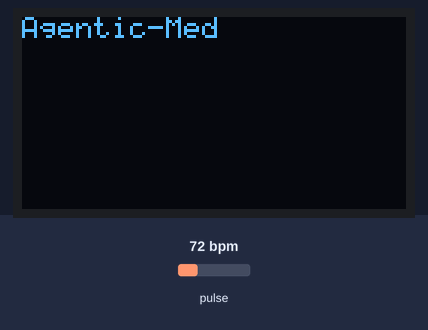
This sketch was run on a simulated Arduino Uno, built with avr-gcc and run on an emulated ATmega328P. Parts: 128×64 one-colour display. Inputs (shaded band) come from the test bench; at power-on: pulse 72 bpm. Random numbers use the default seed unless the sketch sets one; the audio player accepts every command and is not drawn; what the sketch prints to the serial monitor is not drawn.

Above: at 0.1 s.
At 0.6 s:
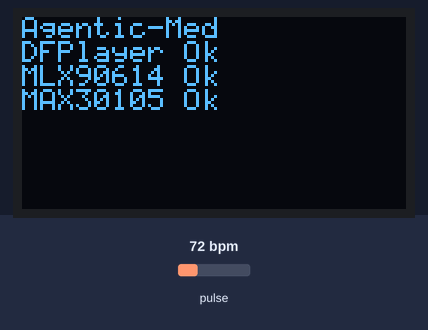
At 2.9 s:
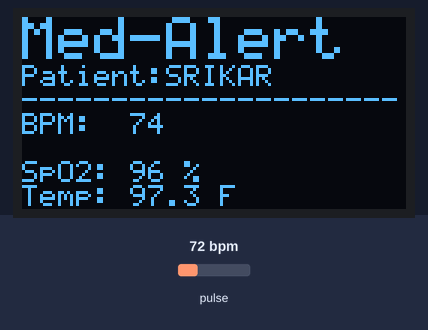
At 11.0 s:
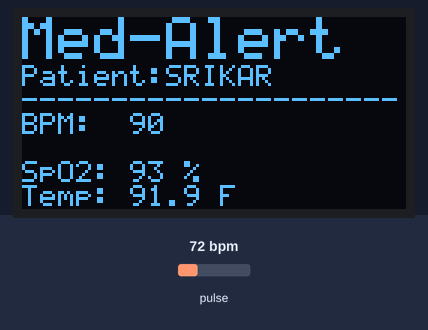
At 20.1 s:
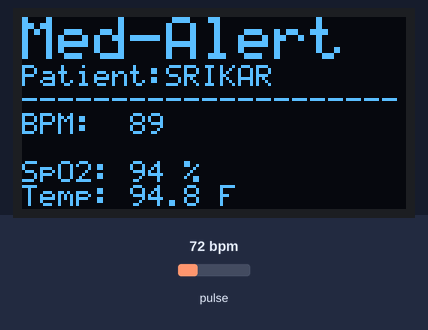
At 38.3 s:
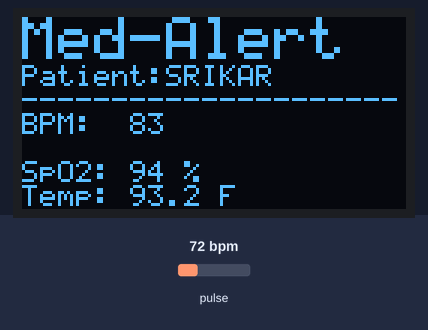

The sketch:

DocTwo_COM11.ino
```cpp
#include <Wire.h>
#include "MAX30105.h"
#include <Adafruit_MLX90614.h>
#include <SSD1306Ascii.h>
#include <SSD1306AsciiWire.h>
#include <SoftwareSerial.h>
#include <DFRobotDFPlayerMini.h>

// Pins for DFPlayer Mini
SoftwareSerial mySoftwareSerial(10, 11); // RX, TX
DFRobotDFPlayerMini myDFPlayer;

#define OLED_I2C_ADDRESS 0x3C
SSD1306AsciiWire display;
MAX30105 particleSensor;
Adafruit_MLX90614 mlx = Adafruit_MLX90614();

// Vitals
int bpm = 0;
int spo2 = 0;
float temp = 0.0;
bool fingerDetected = false;
unsigned long lastUpdate = 0;
unsigned long lastAlertTime = 0; // Cooldown for emergency alert
int simulationTick = 0;         // Cycle counter for simulation

void setup() {
  Serial.begin(115200);
  mySoftwareSerial.begin(9600); // DFPlayer communicates at 9600
  Wire.begin();
  Wire.setClock(400000L);

  display.begin(&Adafruit128x64, OLED_I2C_ADDRESS);
  display.setFont(System5x7);
  display.clear();
  display.println(F("Agentic-Med"));

  // Start DFPlayer
  if (!myDFPlayer.begin(mySoftwareSerial)) {
    display.println(F("DFP Fail"));
  } else {
    myDFPlayer.volume(25); // Set volume (0-30)
    myDFPlayer.play(1); // Play '0001.mp3' (Welcome Message)
    display.println(F("DFPlayer Ok"));
  }

  if (!mlx.begin()) {
    display.println(F("MLX90614 Fail"));
  } else {
    display.println(F("MLX90614 Ok"));
  }

  if (!particleSensor.begin(Wire, I2C_SPEED_FAST)) {
    display.println(F("MAX30105 Fail"));
  } else {
    particleSensor.setup();
    display.println(F("MAX30105 Ok"));
  }

  delay(2000);
  display.clear();
  updateOLED();

  // Seed random with noise from an analog pin
  randomSeed(analogRead(0));
}

void loop() {
  long irValue = particleSensor.getIR();

  // Trigger: Sensing starts when finger is placed (IR > 20000)
  if (irValue > 20000) {
    if (!fingerDetected) {
      fingerDetected = true;
      simulationTick = 0; // Reset cycle when finger is placed
      display.clear();
      updateOLED();
    }

    // Periodic update every 1 second (Randomized logic)
    if (millis() - lastUpdate > 1000) {
      lastUpdate = millis();
      simulationTick++;

      // User Logic: Every 3 seconds trigger emergency, otherwise normal
      if (simulationTick % 3 == 0) {
        // --- EMERGENCY STATE ---
        // Range: BPM < 60 or > 80 (Alert triggers)
        // Values must still be within display bounds: 50-90
        bpm = random(81, 91); // 81-90

        // Range: SpO2 < 95 (Alert triggers)
        // Values must still be within display bounds: 90-100
        spo2 = random(90, 95); // 90-94

        // Range: Temp < 96 (Alert triggers)
        // Values must still be within display bounds: 90-100
        temp = (float)random(900, 960) / 10.0; // 90.0-95.9
      } else {
        // --- NORMAL STATE ---
        // Range: BPM 60-80
        bpm = random(60, 81);

        // Range: SpO2 95-100
        spo2 = random(95, 101);

        // Range: Temp 96-99
        temp = (float)random(960, 991) / 10.0;
      }

      updateOLED();
      sendToDashboards();

      // Voice Alerts for Emergency
      checkEmergencyAlerts();
    }
  } else {
    // Reset simulation when finger is removed
    if (fingerDetected) {
      fingerDetected = false;
      bpm = 0; spo2 = 0; temp = 0.0;
      simulationTick = 0;
      updateOLED();
      sendToDashboards();
    }
  }
}

void checkEmergencyAlerts() {
  bool emergency = false;

  // Alert thresholds:
  // BPM: Outside 60-80
  // SpO2: Outside 95-100
  // Temp: Outside 96-99
  if (bpm < 60 || bpm > 80) emergency = true;
  if (spo2 < 95 || spo2 > 100) emergency = true;
  if (temp < 96.0 || temp > 99.0) emergency = true;

  if (emergency) {
    // 3-second cooldown as requested (triggers every 3 seconds if finger is kept long)
    if (millis() - lastAlertTime > 3000) {
      myDFPlayer.play(2); // Play 0002.mp3 (Emergency Alert)
      lastAlertTime = millis();
    }
  }
}

void updateOLED() {
  display.setCursor(0, 0);
  display.set2X();
  display.println(F("Med-Alert"));
  display.set1X();
  display.println(F("Patient:SRIKAR"));
  display.println(F("---------------------"));

  display.setCursor(0, 4);
  display.print(F("BPM:  "));
  if (bpm > 0) display.print(bpm); else display.print(F("--"));
  display.println(F("      "));

  display.setCursor(0, 6);
  display.print(F("SpO2: "));
  if (spo2 > 0) { display.print(spo2); display.print(F(" %")); } else display.print(F("-- %"));
  display.println(F("      "));

  display.setCursor(0, 7);
  display.print(F("Temp: "));
  if (temp > 0.1) { display.print(temp, 1); display.print(F(" F")); } else display.print(F("-- F"));
  display.println(F("      "));
}

void sendToDashboards() {
  // Serial format expected by arduino_bridge.py
  Serial.print(F("BPM:")); Serial.print(bpm);
  Serial.print(F(",SPO2:")); Serial.print(spo2);
  Serial.print(F(",TEMP:")); Serial.println(temp, 1);
}
```

Measured:
- what the display in image 1 shows lasts 2.2 s, from 0.6 s to 2.8 s
- what the display in image 2 shows lasts 1.0 s, from 2.9 s to 3.9 s
